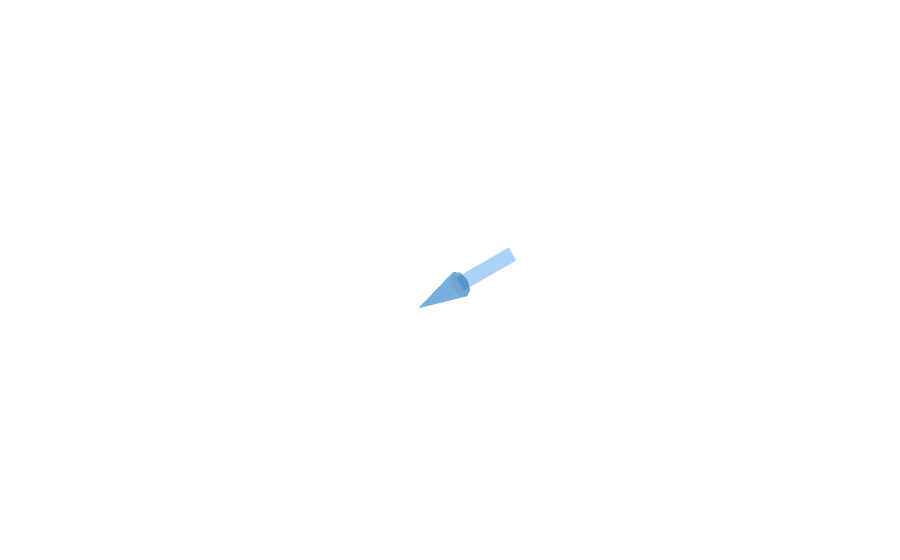

This figure's notebook cell:
### Code cell
# LC chain of nearest higher
fig = go.Figure(
    layout=dict(
        scene=dict(xaxis_visible=False, yaxis_visible=False,zaxis_visible=False),
        #xaxis_visible=False, yaxis_visible=False, xaxis_showgrid=False, yaxis_showgrid=False, 
        #paper_bgcolor='rgba(0,0,0,0)',  
        plot_bgcolor='rgba(0,0,0,0)'),
)
fig.add_traces(makeArrow3D(
            0, 1, 0, 0, 0, 0,
            dictLine=dict(
                name="LC chain of nearest higher",
                showlegend=False,
                line_width=30
            ), 
            dictCone=dict(),
            dictCombined=dict(opacity=0.4),
            color=px.colors.qualitative.Dark24[0],
            sizeFactor=4,
            standoff=1*0.003
            )
)
fig

### Figure 1 — Plotly figure (JSON) as saved in the notebook; plotly's stock layout.template omitted (floating-point values rounded to 4 significant figures)
{"data": [{"hoverinfo": "skip", "line": {"width": 30}, "marker": {"color": "#2E91E5"}, "mode": "lines", "name": "LC chain of nearest higher", "opacity": 0.4, "showlegend": false, "type": "scatter3d", "x": [0, 0.597], "y": [0, 0], "z": [0, 0]}, {"anchor": "tip", "colorscale": [[0, "#2E91E5"], [1, "#2E91E5"]], "hoverinfo": "skip", "opacity": 0.4, "showscale": false, "sizeref": 0.1, "type": "cone", "u": [4], "v": [0], "w": [0], "x": [0.997], "y": [0], "z": [0]}], "layout": {"plot_bgcolor": "rgba(0,0,0,0)", "scene": {"xaxis": {"visible": false}, "yaxis": {"visible": false}, "zaxis": {"visible": false}}}}
